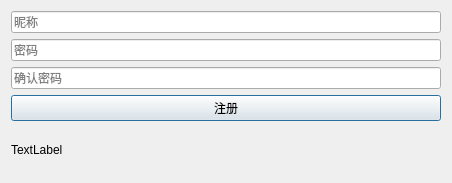
<?xml version="1.0" encoding="UTF-8"?>
<ui version="4.0">
 <class>RegisterDialog</class>
 <widget class="QDialog" name="RegisterDialog">
  <property name="geometry">
   <rect>
    <x>0</x>
    <y>0</y>
    <width>452</width>
    <height>183</height>
   </rect>
  </property>
  <property name="windowTitle">
   <string>Dialog</string>
  </property>
  <layout class="QVBoxLayout" name="verticalLayout">
   <item>
    <widget class="QLineEdit" name="lineEdit_nickname">
     <property name="text">
      <string/>
     </property>
     <property name="placeholderText">
      <string>昵称</string>
     </property>
     <property name="cursorMoveStyle">
      <enum>Qt::LogicalMoveStyle</enum>
     </property>
    </widget>
   </item>
   <item>
    <widget class="QLineEdit" name="lineEdit_passwd">
     <property name="text">
      <string/>
     </property>
     <property name="placeholderText">
      <string>密码</string>
     </property>
    </widget>
   </item>
   <item>
    <widget class="QLineEdit" name="lineEdit_nota">
     <property name="text">
      <string/>
     </property>
     <property name="placeholderText">
      <string>确认密码</string>
     </property>
    </widget>
   </item>
   <item>
    <widget class="QPushButton" name="pushButton_register">
     <property name="text">
      <string>注册</string>
     </property>
    </widget>
   </item>
   <item>
    <widget class="QLabel" name="label_userid">
     <property name="text">
      <string>TextLabel</string>
     </property>
    </widget>
   </item>
  </layout>
 </widget>
 <resources/>
 <connections/>
</ui>
